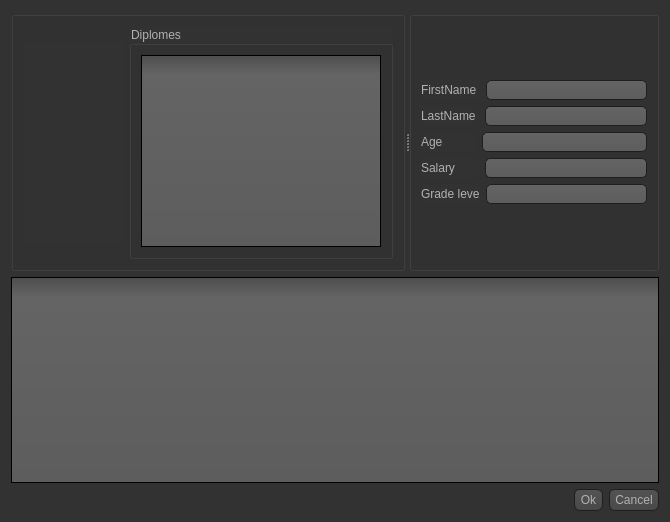
<?xml version="1.0" encoding="UTF-8"?>
<ui version="4.0">
 <class>Employees_information</class>
 <widget class="QDialog" name="Employees_information">
  <property name="geometry">
   <rect>
    <x>0</x>
    <y>0</y>
    <width>670</width>
    <height>522</height>
   </rect>
  </property>
  <property name="windowTitle">
   <string>Esprit-RP : Employee information</string>
  </property>
  <property name="styleSheet">
   <string notr="true">QToolTip
{
     border: 1px solid black;
     background-color: #ffa02f;
     padding: 1px;
     border-radius: 3px;
     opacity: 100;
}

QWidget
{
    color: #b1b1b1;
    background-color: #323232;
}

QWidget:item:hover
{
    background-color: QLinearGradient( x1: 0, y1: 0, x2: 0, y2: 1, stop: 0 #ffa02f, stop: 1 #ca0619);
    color: #000000;
}

QWidget:item:selected
{
    background-color: QLinearGradient( x1: 0, y1: 0, x2: 0, y2: 1, stop: 0 #ffa02f, stop: 1 #d7801a);
}

QMenuBar::item
{
    background: transparent;
}

QMenuBar::item:selected
{
    background: transparent;
    border: 1px solid #ffaa00;
}

QMenuBar::item:pressed
{
    background: #444;
    border: 1px solid #000;
    background-color: QLinearGradient(
        x1:0, y1:0,
        x2:0, y2:1,
        stop:1 #212121,
        stop:0.4 #343434/*,
        stop:0.2 #343434,
        stop:0.1 #ffaa00*/
    );
    margin-bottom:-1px;
    padding-bottom:1px;
}

QMenu
{
    border: 1px solid #000;
}

QMenu::item
{
    padding: 2px 20px 2px 20px;
}

QMenu::item:selected
{
    color: #000000;
}

QWidget:disabled
{
    color: #404040;
    background-color: #323232;
}

QAbstractItemView
{
    background-color: QLinearGradient( x1: 0, y1: 0, x2: 0, y2: 1, stop: 0 #4d4d4d, stop: 0.1 #646464, stop: 1 #5d5d5d);
}

QWidget:focus
{
    /*border: 2px solid QLinearGradient( x1: 0, y1: 0, x2: 0, y2: 1, stop: 0 #ffa02f, stop: 1 #d7801a);*/
}

QLineEdit
{
    background-color: QLinearGradient( x1: 0, y1: 0, x2: 0, y2: 1, stop: 0 #4d4d4d, stop: 0 #646464, stop: 1 #5d5d5d);
    padding: 1px;
    border-style: solid;
    border: 1px solid #1e1e1e;
    border-radius: 5;
}
QToolButton
{
    border-width: 1px;
    border-color:  rgb(255, 170, 0);
    border-style: solid;
    border-radius: 5;
    padding: 3px;
    font-size: 12px;
    padding-left: 5px;
    padding-right: 5px;
}

QToolButton:pressed
{
    background-color: #1e1e1e;
color:#1e1e1e;
}
QToolButton:hover
{
       background-color: rgb(255, 170, 0);
color:rgb(255, 170, 0);
}

QPushButton
{
    color: #b1b1b1;
    background-color: QLinearGradient( x1: 0, y1: 0, x2: 0, y2: 1, stop: 0 #565656, stop: 0.1 #525252, stop: 0.5 #4e4e4e, stop: 0.9 #4a4a4a, stop: 1 #464646);
    border-width: 1px;
    border-color: #1e1e1e;
    border-style: solid;
    border-radius: 6;
    padding: 3px;
    font-size: 12px;
    padding-left: 5px;
    padding-right: 5px;
}

QPushButton:pressed
{
    background-color: QLinearGradient( x1: 0, y1: 0, x2: 0, y2: 1, stop: 0 #2d2d2d, stop: 0.1 #2b2b2b, stop: 0.5 #292929, stop: 0.9 #282828, stop: 1 #252525);
}

QComboBox
{
    selection-background-color: #ffaa00;
    background-color: QLinearGradient( x1: 0, y1: 0, x2: 0, y2: 1, stop: 0 #565656, stop: 0.1 #525252, stop: 0.5 #4e4e4e, stop: 0.9 #4a4a4a, stop: 1 #464646);
    border-style: solid;
    border: 1px solid #1e1e1e;
    border-radius: 5;
}

QComboBox:hover,QPushButton:hover
{
    border: 2px solid QLinearGradient( x1: 0, y1: 0, x2: 0, y2: 1, stop: 0 #ffa02f, stop: 1 #d7801a);
}


QComboBox:on
{
    padding-top: 3px;
    padding-left: 4px;
    background-color: QLinearGradient( x1: 0, y1: 0, x2: 0, y2: 1, stop: 0 #2d2d2d, stop: 0.1 #2b2b2b, stop: 0.5 #292929, stop: 0.9 #282828, stop: 1 #252525);
    selection-background-color: #ffaa00;
}

QComboBox QAbstractItemView
{
    border: 2px solid darkgray;
    selection-background-color: QLinearGradient( x1: 0, y1: 0, x2: 0, y2: 1, stop: 0 #ffa02f, stop: 1 #d7801a);
}

QComboBox::drop-down
{
     subcontrol-origin: padding;
     subcontrol-position: top right;
     width: 15px;

     border-left-width: 0px;
     border-left-color: darkgray;
     border-left-style: solid; /* just a single line */
     border-top-right-radius: 3px; /* same radius as the QComboBox */
     border-bottom-right-radius: 3px;
 }

QComboBox::down-arrow
{
     image: url(:/down_arrow.png);
}

QGroupBox:focus
{
border: 2px solid QLinearGradient( x1: 0, y1: 0, x2: 0, y2: 1, stop: 0 #ffa02f, stop: 1 #d7801a);
}

QTextEdit:focus
{
    border: 2px solid QLinearGradient( x1: 0, y1: 0, x2: 0, y2: 1, stop: 0 #ffa02f, stop: 1 #d7801a);
}

QScrollBar:horizontal {
     border: 1px solid #222222;
     background: QLinearGradient( x1: 0, y1: 0, x2: 0, y2: 1, stop: 0.0 #121212, stop: 0.2 #282828, stop: 1 #484848);
     height: 7px;
     margin: 0px 16px 0 16px;
}

QScrollBar::handle:horizontal
{
      background: QLinearGradient( x1: 0, y1: 0, x2: 1, y2: 0, stop: 0 #ffa02f, stop: 0.5 #d7801a, stop: 1 #ffa02f);
      min-height: 20px;
      border-radius: 2px;
}

QScrollBar::add-line:horizontal {
      border: 1px solid #1b1b19;
      border-radius: 2px;
      background: QLinearGradient( x1: 0, y1: 0, x2: 1, y2: 0, stop: 0 #ffa02f, stop: 1 #d7801a);
      width: 14px;
      subcontrol-position: right;
      subcontrol-origin: margin;
}

QScrollBar::sub-line:horizontal {
      border: 1px solid #1b1b19;
      border-radius: 2px;
      background: QLinearGradient( x1: 0, y1: 0, x2: 1, y2: 0, stop: 0 #ffa02f, stop: 1 #d7801a);
      width: 14px;
     subcontrol-position: left;
     subcontrol-origin: margin;
}

QScrollBar::right-arrow:horizontal, QScrollBar::left-arrow:horizontal
{
      border: 1px solid black;
      width: 1px;
      height: 1px;
      background: white;
}

QScrollBar::add-page:horizontal, QScrollBar::sub-page:horizontal
{
      background: none;
}

QScrollBar:vertical
{
      background: QLinearGradient( x1: 0, y1: 0, x2: 1, y2: 0, stop: 0.0 #121212, stop: 0.2 #282828, stop: 1 #484848);
      width: 7px;
      margin: 16px 0 16px 0;
      border: 1px solid #222222;
}

QScrollBar::handle:vertical
{
      background: QLinearGradient( x1: 0, y1: 0, x2: 0, y2: 1, stop: 0 #ffa02f, stop: 0.5 #d7801a, stop: 1 #ffa02f);
      min-height: 20px;
      border-radius: 2px;
}

QScrollBar::add-line:vertical
{
      border: 1px solid #1b1b19;
      border-radius: 2px;
      background: QLinearGradient( x1: 0, y1: 0, x2: 0, y2: 1, stop: 0 #ffa02f, stop: 1 #d7801a);
      height: 14px;
      subcontrol-position: bottom;
      subcontrol-origin: margin;
}

QScrollBar::sub-line:vertical
{
      border: 1px solid #1b1b19;
      border-radius: 2px;
      background: QLinearGradient( x1: 0, y1: 0, x2: 0, y2: 1, stop: 0 #d7801a, stop: 1 #ffa02f);
      height: 14px;
      subcontrol-position: top;
      subcontrol-origin: margin;
}

QScrollBar::up-arrow:vertical, QScrollBar::down-arrow:vertical
{
      border: 1px solid black;
      width: 1px;
      height: 1px;
      background: white;
}


QScrollBar::add-page:vertical, QScrollBar::sub-page:vertical
{
      background: none;
}

QTextEdit
{
    background-color: #242424;
}

QPlainTextEdit
{
    background-color: #242424;
}

QHeaderView::section
{
    background-color: QLinearGradient(x1:0, y1:0, x2:0, y2:1, stop:0 #616161, stop: 0.5 #505050, stop: 0.6 #434343, stop:1 #656565);
    color: white;
    padding-left: 4px;
    border: 1px solid #6c6c6c;
}

QCheckBox:disabled
{
color: #414141;
}

QDockWidget::title
{
    text-align: center;
    spacing: 3px; /* spacing between items in the tool bar */
    background-color: QLinearGradient(x1:0, y1:0, x2:0, y2:1, stop:0 #323232, stop: 0.5 #242424, stop:1 #323232);
}

QDockWidget::close-button, QDockWidget::float-button
{
    text-align: center;
    spacing: 1px; /* spacing between items in the tool bar */
    background-color: QLinearGradient(x1:0, y1:0, x2:0, y2:1, stop:0 #323232, stop: 0.5 #242424, stop:1 #323232);
}

QDockWidget::close-button:hover, QDockWidget::float-button:hover
{
    background: #242424;
}

QDockWidget::close-button:pressed, QDockWidget::float-button:pressed
{
    padding: 1px -1px -1px 1px;
}

QMainWindow::separator
{
    background-color: QLinearGradient(x1:0, y1:0, x2:0, y2:1, stop:0 #161616, stop: 0.5 #151515, stop: 0.6 #212121, stop:1 #343434);
    color: white;
    padding-left: 4px;
    border: 1px solid #4c4c4c;
    spacing: 3px; /* spacing between items in the tool bar */
}

QMainWindow::separator:hover
{

    background-color: QLinearGradient(x1:0, y1:0, x2:0, y2:1, stop:0 #d7801a, stop:0.5 #b56c17 stop:1 #ffa02f);
    color: white;
    padding-left: 4px;
    border: 1px solid #6c6c6c;
    spacing: 3px; /* spacing between items in the tool bar */
}

QToolBar::handle
{
     spacing: 3px; /* spacing between items in the tool bar */
     background: url(:/images/handle.png);
}

QMenu::separator
{
    height: 2px;
    background-color: QLinearGradient(x1:0, y1:0, x2:0, y2:1, stop:0 #161616, stop: 0.5 #151515, stop: 0.6 #212121, stop:1 #343434);
    color: white;
    padding-left: 4px;
    margin-left: 10px;
    margin-right: 5px;
}

QProgressBar
{
    border: 2px solid grey;
    border-radius: 5px;
    text-align: center;
}

QProgressBar::chunk
{
    background-color: #d7801a;
    width: 2.15px;
    margin: 0.5px;
}

QTabBar::tab {
    color: #b1b1b1;
    border: 1px solid #444;
    border-bottom-style: none;
    background-color: #323232;
    padding-left: 10px;
    padding-right: 10px;
    padding-top: 3px;
    padding-bottom: 2px;
    margin-right: -1px;
}

QTabWidget::pane {
    border: 1px solid #444;
    top: 1px;
}

QTabBar::tab:last
{
    margin-right: 0; /* the last selected tab has nothing to overlap with on the right */
    border-top-right-radius: 3px;
}

QTabBar::tab:first:!selected
{
 margin-left: 0px; /* the last selected tab has nothing to overlap with on the right */


    border-top-left-radius: 3px;
}

QTabBar::tab:!selected
{
    color: #b1b1b1;
    border-bottom-style: solid;
    margin-top: 3px;
    background-color: QLinearGradient(x1:0, y1:0, x2:0, y2:1, stop:1 #212121, stop:.4 #343434);
}

QTabBar::tab:selected
{
    border-top-left-radius: 3px;
    border-top-right-radius: 3px;
    margin-bottom: 0px;
}

QTabBar::tab:!selected:hover
{
    /*border-top: 2px solid #ffaa00;
    padding-bottom: 3px;*/
    border-top-left-radius: 3px;
    border-top-right-radius: 3px;
    background-color: QLinearGradient(x1:0, y1:0, x2:0, y2:1, stop:1 #212121, stop:0.4 #343434, stop:0.2 #343434, stop:0.1 #ffaa00);
}

QRadioButton::indicator:checked, QRadioButton::indicator:unchecked{
    color: #b1b1b1;
    background-color: #323232;
    border: 1px solid #b1b1b1;
    border-radius: 6px;
}

QRadioButton::indicator:checked
{
    background-color: qradialgradient(
        cx: 0.5, cy: 0.5,
        fx: 0.5, fy: 0.5,
        radius: 1.0,
        stop: 0.25 #ffaa00,
        stop: 0.3 #323232
    );
}

QCheckBox::indicator{
    color: #b1b1b1;
    background-color: #323232;
    border: 1px solid #b1b1b1;
    width: 9px;
    height: 9px;
}

QRadioButton::indicator
{
    border-radius: 6px;
}

QRadioButton::indicator:hover, QCheckBox::indicator:hover
{
    border: 1px solid #ffaa00;
}

QCheckBox::indicator:checked
{
    image:url(:/images/checkbox.png);
}

QCheckBox::indicator:disabled, QRadioButton::indicator:disabled
{
    border: 1px solid #444;
}
</string>
  </property>
  <layout class="QVBoxLayout" name="verticalLayout">
   <item>
    <widget class="QSplitter" name="splitter_3">
     <property name="orientation">
      <enum>Qt::Horizontal</enum>
     </property>
     <widget class="QGroupBox" name="groupBox_4">
      <layout class="QHBoxLayout" name="horizontalLayout_7">
       <item>
        <widget class="QLabel" name="label_photo">
         <property name="sizePolicy">
          <sizepolicy hsizetype="Preferred" vsizetype="Preferred">
           <horstretch>0</horstretch>
           <verstretch>0</verstretch>
          </sizepolicy>
         </property>
         <property name="minimumSize">
          <size>
           <width>100</width>
           <height>50</height>
          </size>
         </property>
         <property name="maximumSize">
          <size>
           <width>16777215</width>
           <height>200</height>
          </size>
         </property>
         <property name="styleSheet">
          <string notr="true">border-image: url(:/Icones/Ressources/url.png);</string>
         </property>
         <property name="text">
          <string/>
         </property>
        </widget>
       </item>
       <item>
        <widget class="QGroupBox" name="Group_diplomes">
         <property name="title">
          <string>Diplomes</string>
         </property>
         <layout class="QVBoxLayout" name="verticalLayout_10">
          <item>
           <widget class="QTableWidget" name="Tab_diplomes"/>
          </item>
         </layout>
        </widget>
       </item>
      </layout>
     </widget>
     <widget class="QGroupBox" name="groupBox_5">
      <property name="sizePolicy">
       <sizepolicy hsizetype="Preferred" vsizetype="Preferred">
        <horstretch>0</horstretch>
        <verstretch>0</verstretch>
       </sizepolicy>
      </property>
      <property name="minimumSize">
       <size>
        <width>250</width>
        <height>0</height>
       </size>
      </property>
      <layout class="QVBoxLayout" name="verticalLayout_8">
       <item>
        <layout class="QVBoxLayout" name="verticalLayout_11">
         <item>
          <layout class="QHBoxLayout" name="horizontalLayout_8">
           <item>
            <widget class="QLabel" name="label_Firstname">
             <property name="sizePolicy">
              <sizepolicy hsizetype="Fixed" vsizetype="Preferred">
               <horstretch>0</horstretch>
               <verstretch>0</verstretch>
              </sizepolicy>
             </property>
             <property name="text">
              <string>FirstName </string>
             </property>
            </widget>
           </item>
           <item>
            <widget class="QLineEdit" name="line_firstname">
             <property name="sizePolicy">
              <sizepolicy hsizetype="Expanding" vsizetype="Fixed">
               <horstretch>0</horstretch>
               <verstretch>0</verstretch>
              </sizepolicy>
             </property>
             <property name="minimumSize">
              <size>
               <width>150</width>
               <height>0</height>
              </size>
             </property>
            </widget>
           </item>
          </layout>
         </item>
         <item>
          <layout class="QHBoxLayout" name="horizontalLayout_9">
           <item>
            <widget class="QLabel" name="label_LastName">
             <property name="sizePolicy">
              <sizepolicy hsizetype="Fixed" vsizetype="Preferred">
               <horstretch>0</horstretch>
               <verstretch>0</verstretch>
              </sizepolicy>
             </property>
             <property name="text">
              <string>LastName </string>
             </property>
            </widget>
           </item>
           <item>
            <widget class="QLineEdit" name="line_Lastname">
             <property name="sizePolicy">
              <sizepolicy hsizetype="Expanding" vsizetype="Fixed">
               <horstretch>0</horstretch>
               <verstretch>0</verstretch>
              </sizepolicy>
             </property>
             <property name="minimumSize">
              <size>
               <width>150</width>
               <height>0</height>
              </size>
             </property>
            </widget>
           </item>
          </layout>
         </item>
         <item>
          <layout class="QHBoxLayout" name="horizontalLayout_10">
           <item>
            <widget class="QLabel" name="label_age">
             <property name="sizePolicy">
              <sizepolicy hsizetype="Fixed" vsizetype="Preferred">
               <horstretch>0</horstretch>
               <verstretch>0</verstretch>
              </sizepolicy>
             </property>
             <property name="text">
              <string>Age          </string>
             </property>
            </widget>
           </item>
           <item>
            <widget class="QLineEdit" name="line_age">
             <property name="sizePolicy">
              <sizepolicy hsizetype="Expanding" vsizetype="Fixed">
               <horstretch>0</horstretch>
               <verstretch>0</verstretch>
              </sizepolicy>
             </property>
             <property name="minimumSize">
              <size>
               <width>150</width>
               <height>0</height>
              </size>
             </property>
            </widget>
           </item>
          </layout>
         </item>
         <item>
          <layout class="QHBoxLayout" name="horizontalLayout_11">
           <item>
            <widget class="QLabel" name="label_salary">
             <property name="sizePolicy">
              <sizepolicy hsizetype="Fixed" vsizetype="Preferred">
               <horstretch>0</horstretch>
               <verstretch>0</verstretch>
              </sizepolicy>
             </property>
             <property name="text">
              <string>Salary       </string>
             </property>
            </widget>
           </item>
           <item>
            <widget class="QLineEdit" name="line_salary">
             <property name="sizePolicy">
              <sizepolicy hsizetype="Expanding" vsizetype="Fixed">
               <horstretch>0</horstretch>
               <verstretch>0</verstretch>
              </sizepolicy>
             </property>
             <property name="minimumSize">
              <size>
               <width>150</width>
               <height>0</height>
              </size>
             </property>
            </widget>
           </item>
          </layout>
         </item>
         <item>
          <layout class="QHBoxLayout" name="horizontalLayout_12">
           <item>
            <widget class="QLabel" name="label_gradeLevel">
             <property name="sizePolicy">
              <sizepolicy hsizetype="Fixed" vsizetype="Preferred">
               <horstretch>0</horstretch>
               <verstretch>0</verstretch>
              </sizepolicy>
             </property>
             <property name="text">
              <string>Grade leve</string>
             </property>
            </widget>
           </item>
           <item>
            <widget class="QLineEdit" name="line_gradeLevel">
             <property name="sizePolicy">
              <sizepolicy hsizetype="Expanding" vsizetype="Fixed">
               <horstretch>0</horstretch>
               <verstretch>0</verstretch>
              </sizepolicy>
             </property>
             <property name="minimumSize">
              <size>
               <width>150</width>
               <height>0</height>
              </size>
             </property>
            </widget>
           </item>
          </layout>
         </item>
        </layout>
       </item>
      </layout>
     </widget>
    </widget>
   </item>
   <item>
    <widget class="QTableWidget" name="Tab_additionalInforamation"/>
   </item>
   <item>
    <layout class="QHBoxLayout" name="horizontalLayout_13">
     <item>
      <spacer name="horizontalSpacer_5">
       <property name="orientation">
        <enum>Qt::Horizontal</enum>
       </property>
       <property name="sizeHint" stdset="0">
        <size>
         <width>40</width>
         <height>20</height>
        </size>
       </property>
      </spacer>
     </item>
     <item>
      <widget class="QPushButton" name="ok">
       <property name="sizePolicy">
        <sizepolicy hsizetype="Preferred" vsizetype="Preferred">
         <horstretch>0</horstretch>
         <verstretch>0</verstretch>
        </sizepolicy>
       </property>
       <property name="text">
        <string>Ok</string>
       </property>
      </widget>
     </item>
     <item>
      <widget class="QPushButton" name="cancel">
       <property name="sizePolicy">
        <sizepolicy hsizetype="Preferred" vsizetype="Preferred">
         <horstretch>0</horstretch>
         <verstretch>0</verstretch>
        </sizepolicy>
       </property>
       <property name="text">
        <string>Cancel</string>
       </property>
      </widget>
     </item>
    </layout>
   </item>
  </layout>
 </widget>
 <resources/>
 <connections/>
</ui>
